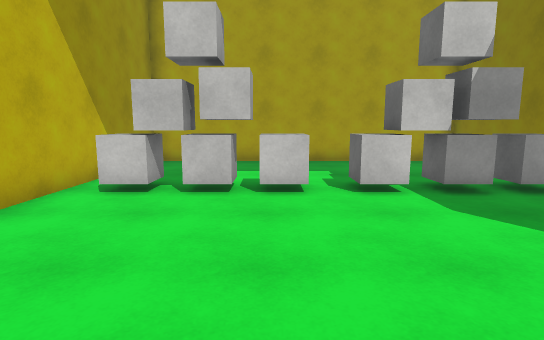
View 1 (above)

19 first-person views from a walk through a Unity game level. The camera is 1.4 m above the floor, tilts 8° down and sees 80° across. The floor is counted in squares, 1 m on a side. Each view is taken from the middle of a square. On the plan, view 1 faces up. The plan holds only what a view shows up to about 15 squares ahead; the rest is blank. The place goes on beyond the plan. Surface patterns are stand-ins for the level's own textures.

View 2
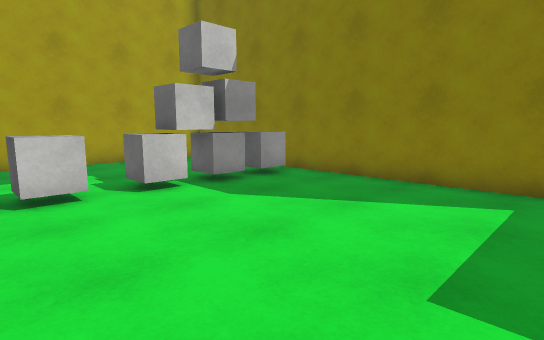

View 3
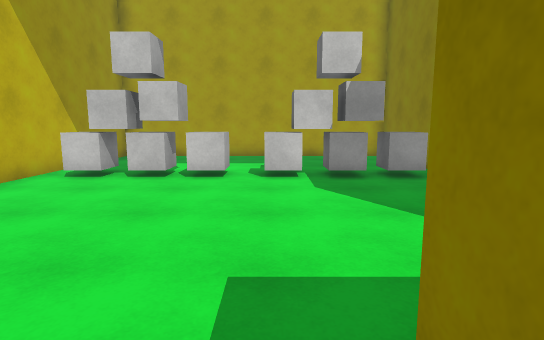

View 4
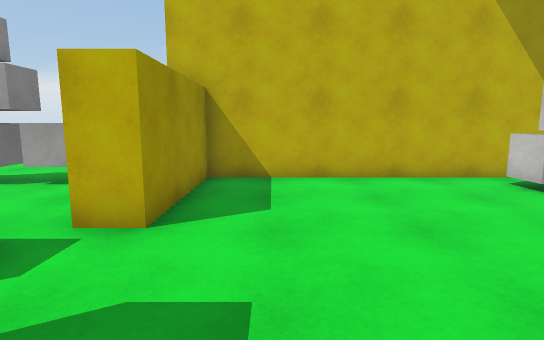

View 5
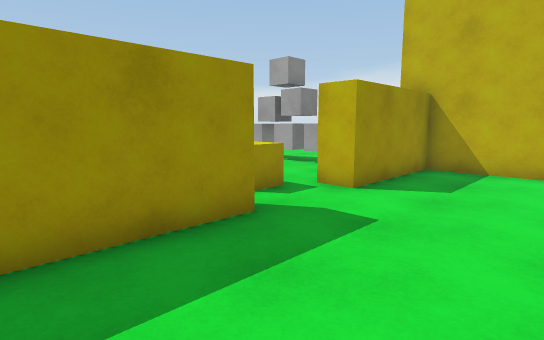

View 6
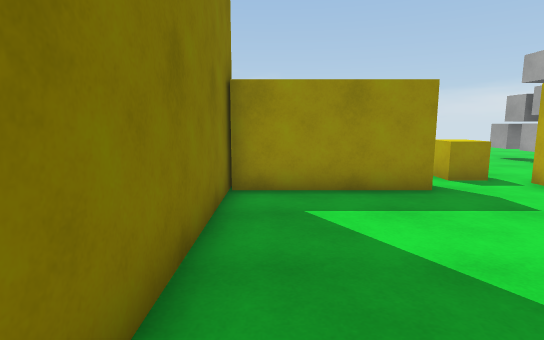

View 7
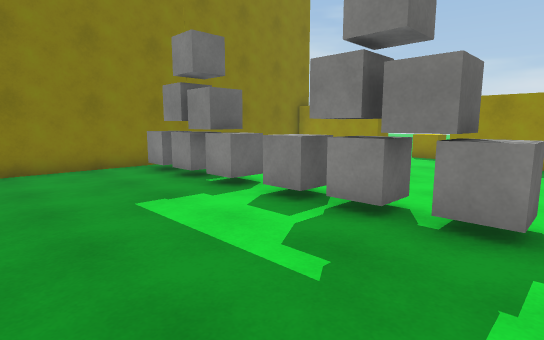

View 8
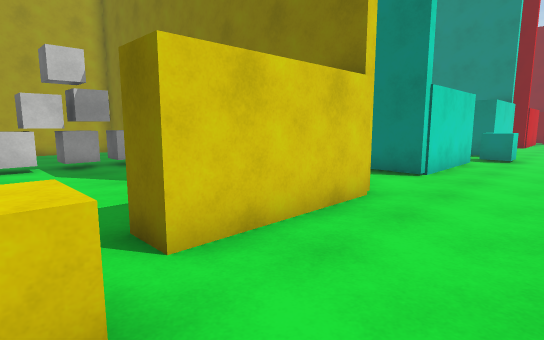

View 9
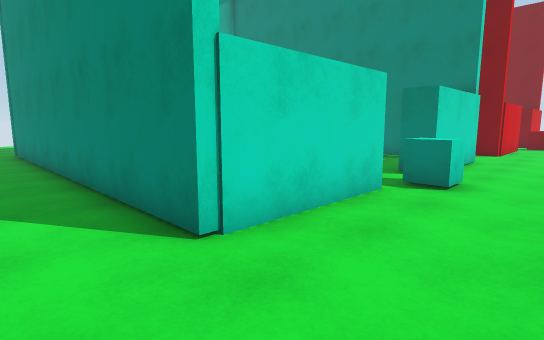

View 10
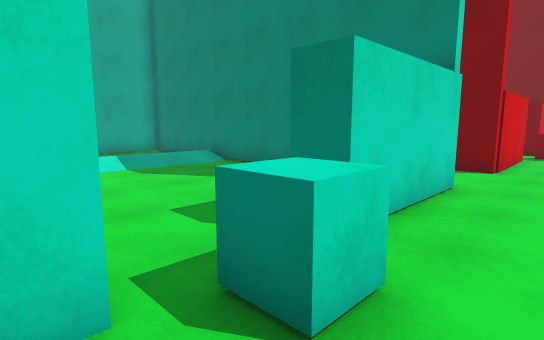

View 11
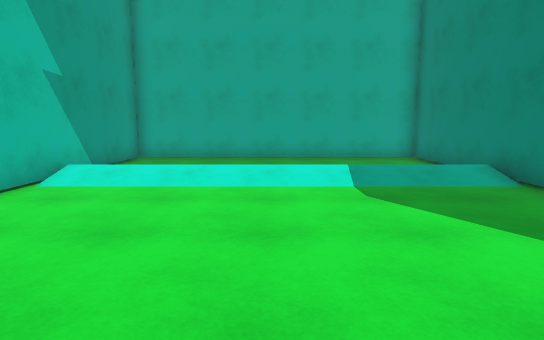

View 12
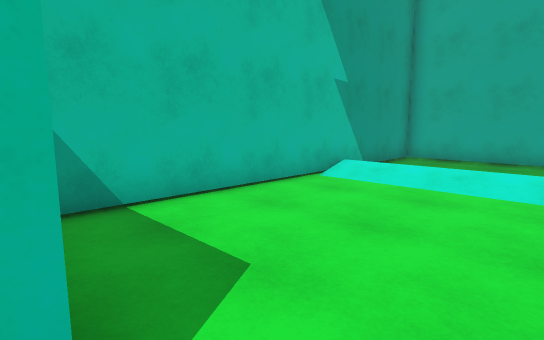

View 13
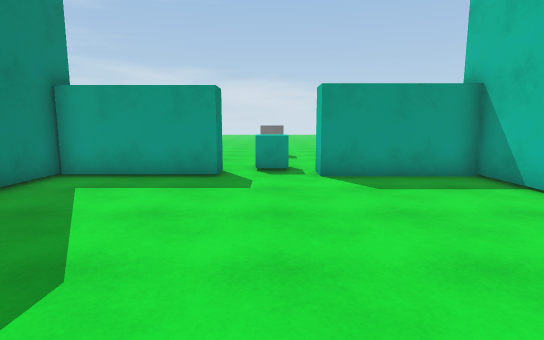

View 14
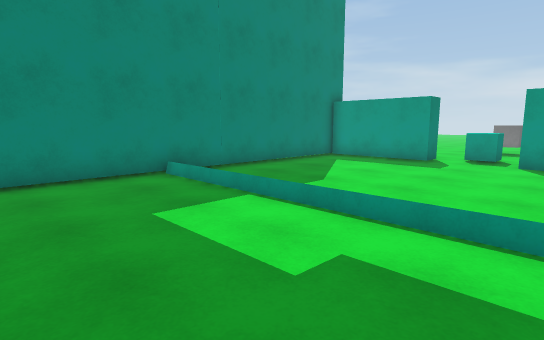

View 15
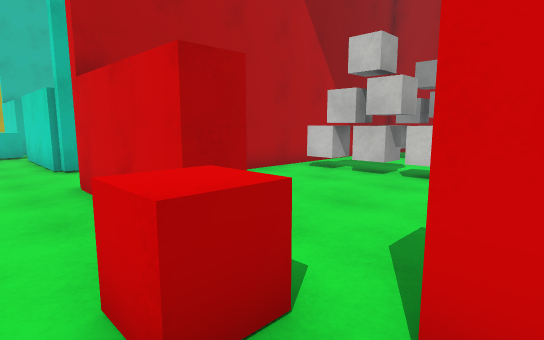

View 16
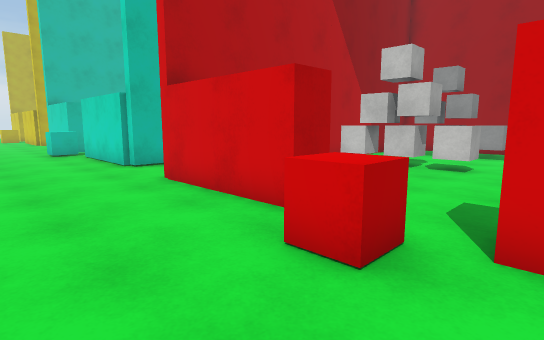

View 17
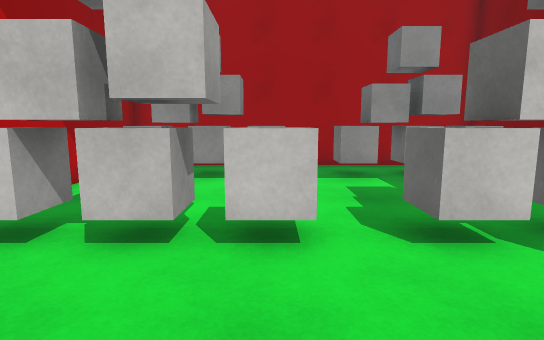

View 18
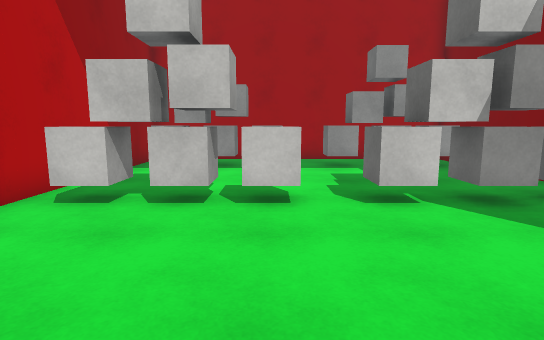

View 19
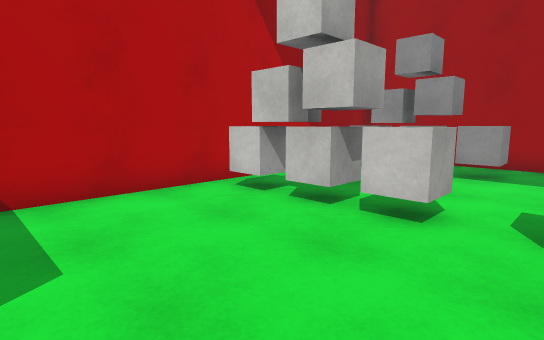

### Floor plan
Points are (right, up) in squares from view 1. A wall is a line through its corners. A room is listed if a view was taken in it or the views show most of it. See-through windows are left out.
Room 1 (views 1, 2, 3, 4, 5, 6, 7)
walls: (2.6, -1.7) (2.6, -0.8) (6.9, -0.8); (6.9, -1.4) (6.9, 12.5) (-4.5, 12.5) (-4.5, -0.8) (-0.3, -0.8) (-0.3, -1.8)
ways out: opening at (0.5, -3.2) to room 2
objects: other object (-3, 7) to (1, 7); yellow cube (1, -3) to (1, -2); other object (2, 7) to (6, 7)
Room 2 (views 8, 9, 10, 15, 16)
walls: (7.4, -1.7) (2.6, -1.7); (14.7, -1.7) (10.1, -1.7) (10.1, 12.9); (22.3, -0.6) (22.3, -1.7) (17.5, -1.7); (29.6, -2.2) (24.9, -2.2) (24.9, -1); (33.5, -2.2) (32.4, -2.2)
ways out: opening at (0.5, -3.2) to room 1; opening at (15.5, -3.2) to room 3; opening at (30.5, -3.2) to room 4
objects: other object (-4, -6) to (-3, -4); cube (16, -6); cube (16, -3) to (16, -2); red cube (31, -3)
Room 3 (views 11, 12, 13, 14)
walls: (17.5, -1.7) (17.5, -0.8) (21.9, -0.8) (21.9, 12.5) (10.4, 12.5) (10.4, -0.8) (14.7, -0.8) (14.7, -1.7)
ways out: opening at (15.5, -3.2) to room 2
Room 4 (views 17, 18, 19)
walls: (29.6, -1) (29.6, -2.2); (32.4, -2.2) (32.4, -1.6); (35.5, 12.2) (25.3, 12.2) (25.3, 0.5)
ways out: opening at (30.5, -3.2) to room 2
objects: other object (26, 5) to (30, 5); other object (26, 10) to (30, 11); other object (32, 5) to (35, 5); other object (32, 10) to (35, 11)

Positions as (right, up) in squares from view 1, and headings:
1: (0, 0), facing up
2: (-1, 0), facing up-right
3: (2, -2), facing up
4: (4, 1), facing left
5: (6, 3), facing down-left
6: (6, 6), facing down
7: (-4, 12), facing down-right
8: (1, -5), facing up-right
9: (8, -5), facing up-right
10: (14, -4), facing up-right
11: (16, -1), facing up
12: (16, -1), facing up-left
13: (16, 8), facing down
14: (13, 12), facing down-right
15: (33, -4), facing up-left
16: (33, -6), facing up-left
17: (30, 1), facing up
18: (30, -1), facing up
19: (32, 0), facing up-left
